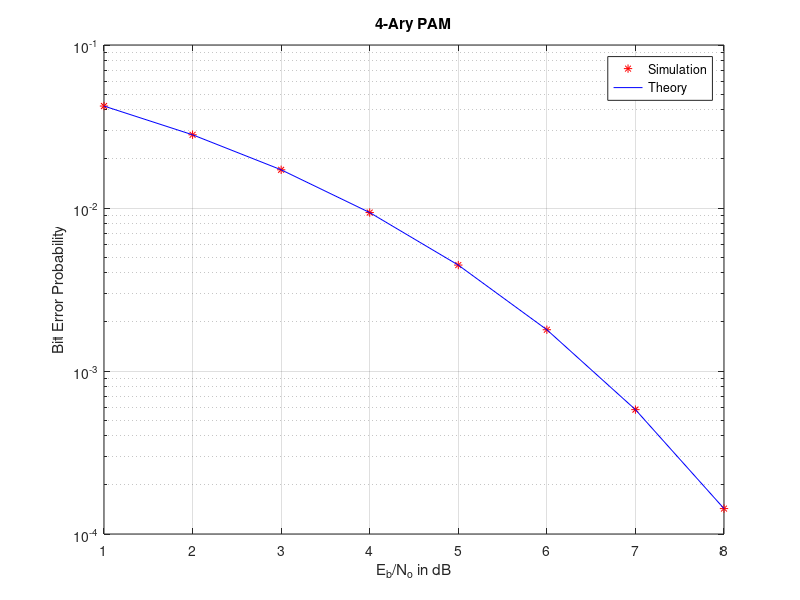

MATLAB code to generate this figure:
function Four_Ary_PAM

    clear all; close all; clc;

    % Parameters-----------------------------------------------------------
    N = 100; % Number of bits processed per packet
    N_0 = 1; % Noise variance
    no_of_packets = 1000; % Number of packets to be processed
    Max_Eb = 8; % Maximum Eb/N0 ratio in dB

    % Initialize the bit error rate array----------------------------------
    bit_error_rate = zeros(1, Max_Eb); 
    theoretical_ber = zeros(1, Max_Eb); 
    
    % Convert Eb/N0 values from dB to linear scale-------------------------
    for i = 1:Max_Eb
        Eb(i) = 10^(i/10);
    end

    % Loop over each Eb/N0 value-------------------------------------------
    for i = 1:Max_Eb
        total_error_count = 0;

        % Process each packet----------------------------------------------
        for j = 1:no_of_packets

            % Perform modulation and demodulation for 4-PAM----------------
            error_count = Mod_Demod_4PAM(N, Eb(i), N_0);
            total_error_count = total_error_count + error_count;
        end

        % Compute simulated bit error rate---------------------------------
        bit_error_rate(i) = (1/8)*(3*erfc(sqrt(Eb(i)/(N_0))) + ...
                                  2*erfc(3*sqrt(Eb(i)/(N_0))) - ...
                                  erfc(5*sqrt(Eb(i)/(N_0))));

        % Compute the theoretical bit error rate---------------------------
        theoretical_ber(i) = (3/8) * erfc(sqrt((Eb(i)) / (N_0)));
    end

    % Plot simulation results----------------------------------------------
    clf;

    % Plot simulated BER---------------------------------------------------
    semilogy(10*log10(Eb), bit_error_rate, "r*");
    hold on;

    % Plot theoretical BER-------------------------------------------------
    semilogy(10*log10(Eb), theoretical_ber, "b-");

    grid on;
    ylabel("Bit Error Probability");
    xlabel("E_b/N_o in dB");
    legend("Simulation", "Theory");
    title("4-Ary PAM");
end

function [error_count] = Mod_Demod_4PAM(N, E_b, N_0)
    % Initialize error count-----------------------------------------------
    error_count = 0;

    % 4-PAM symbol mapping-------------------------------------------------
    symbols = [-3*sqrt(E_b), -sqrt(E_b), sqrt(E_b), 3*sqrt(E_b)];
    
    % Generate random bit sequences (2-bit groups)-------------------------
    x = randi([0, 3], N, 1); % Generate N random values from {0,1,2,3}

    % Modulate symbols-----------------------------------------------------
    s = symbols(x + 1).';

    % Generate Gaussian noise----------------------------------------------
    n = sqrt(N_0 / 2) * randn(N, 1);
    r = s + n;

    % Demodulation process-------------------------------------------------
    x_hat = zeros(N, 1); % Initialize detected symbols array
    
    for i = 1:N
        % Find the nearest symbol to the received signal-------------------
        [~, idx] = min(abs(r(i) - symbols)); % Compute minimum distance
        x_hat(i) = idx - 1; % Convert index to original symbol (0-3)
    end
    
    % Count bit errors-----------------------------------------------------
    for i = 1:N
        if x(i) ~= x_hat(i) % If detected symbol is different from transmitted
            error_count = error_count + log2(4); % Each symbol represents 2 bits
        end
    end
end
